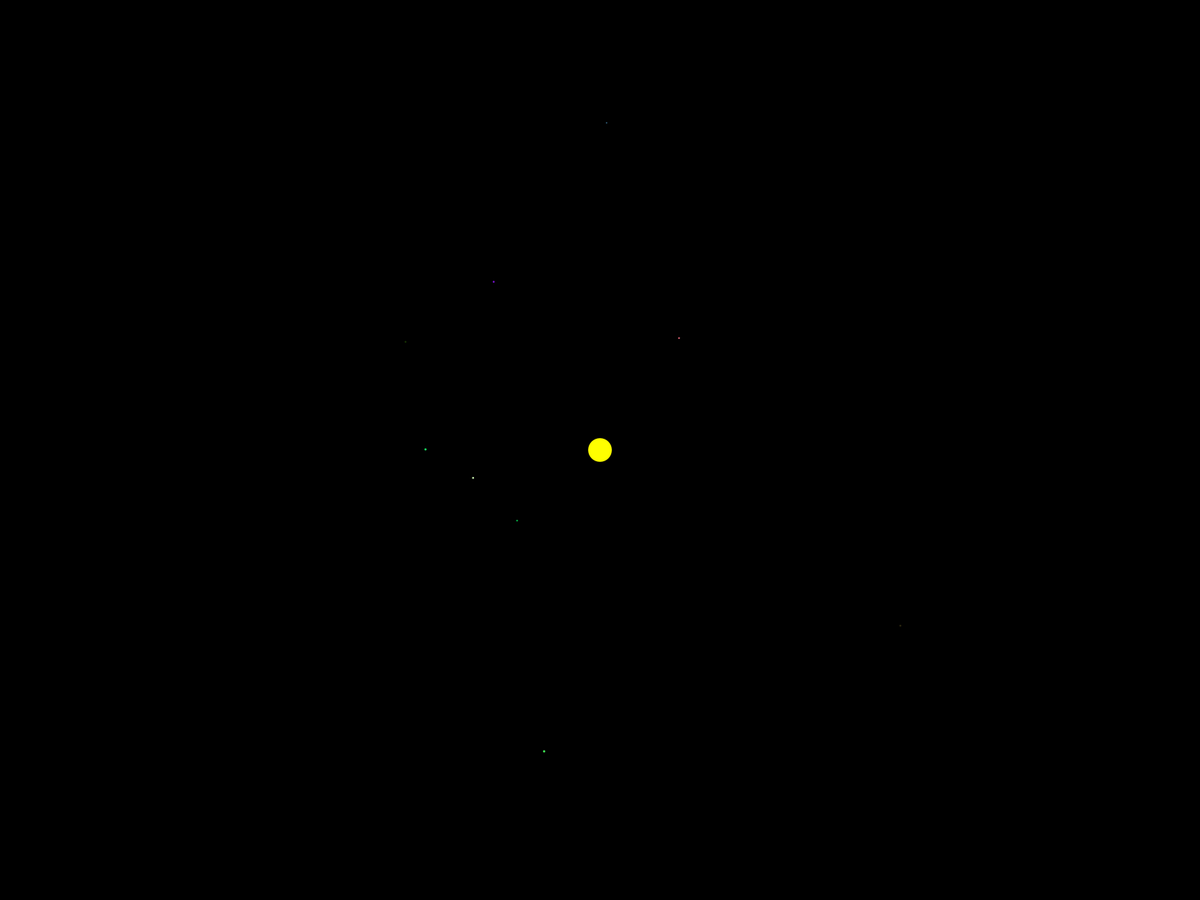
Frame 1 (no input)
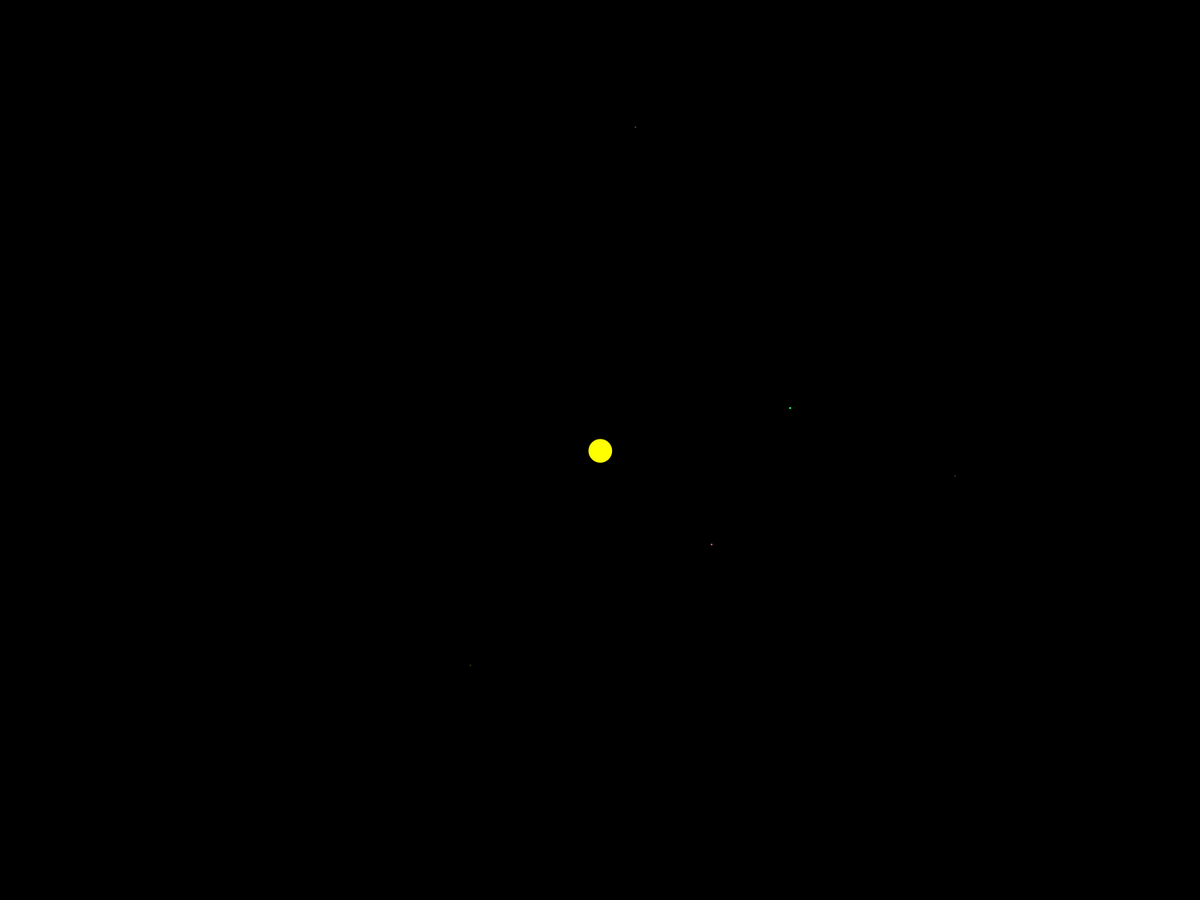
Frame 60 (the mouse pressed at the canvas centre just before this capture)
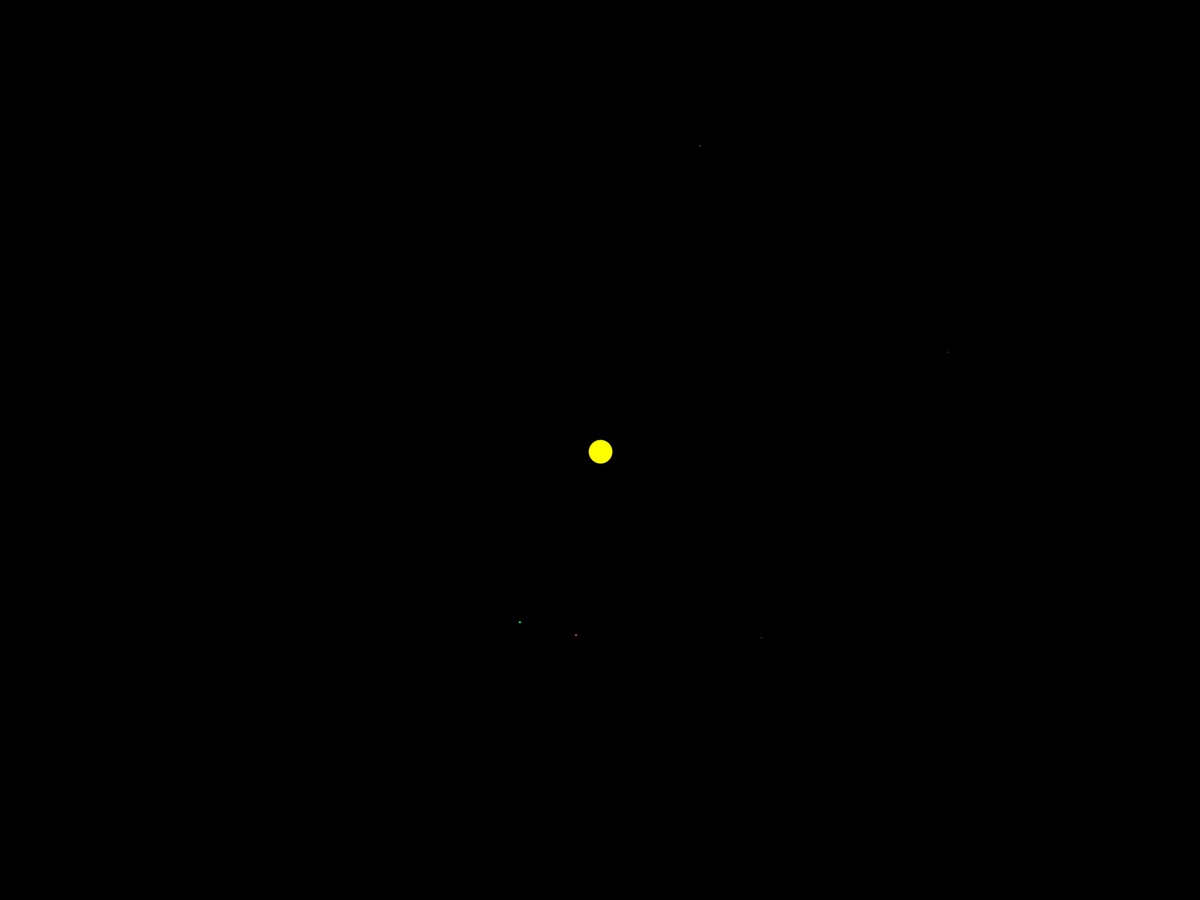
Frame 120 (the mouse held since frame 60 and released just before this capture)

The Processing sketch that drew these frames (run headless with seeded random() and noise(); from frame 60 on, the mouse is pressed at the canvas centre):

// Processing sketch: Attraction
// ── Attraction.pde
Planet[] planets;
Planet sun;

void setup(){
  fullScreen();
  
  planets = new Planet[10];
  
  //sun at middle of screen with no velocity, 1000 mass, and yellow
  sun = new Planet(width/2, height/2, 0, 0, 1000000, color(255,255,0));
  planets[0] = sun;
  
  //loop through remaining planets and give random attributes
  for (int i = 1; i < planets.length; i++){
    
    //set minimum maximum distance of planet from sun
    float d = random(50,height/2);
    float dir = random(0,TWO_PI);
    
    float x = width/2 + d * cos(dir);
    float y = height/2 + d * sin(dir);
    
    float m = random(1,100);
    
    float speed = sqrt(sun.m/d);
    color col = color(random(0,255),random(0,255),random(0,255));
    
    planets [i] = new Planet(x,y,speed,dir +PI/2, m, col);
  }
}

void draw(){
  background(0);
  //make planets attract each other
  //need double loop so that each planet can attract every other planet
  for (int i = 0; i < planets.length; i++){
    for (int j = 0; j< planets.length; j++){
      if (i==j) j++;  //a planet should not be able to attract itself
      else planets[i].attract(planets[j]);
    }
    planets[i].move();
    planets[i].show();
  }
}

// ── Planet.pde
class Planet{
  PVector pos, vel, acc;
  float m;
  color c;
  public Planet(float x, float y, float speed, float direction, float mass, color col){
    pos = new PVector(x,y);
    vel = new PVector(speed * cos(direction), speed * sin(direction));
    acc = new PVector(0,0);
    m = mass;
    c = col;
  }
  
  void show(){
    noStroke();
    fill(c); 
    float diameter = pow(m, 0.25);
    ellipse(pos.x,pos.y,diameter,diameter);
  }
  
  void move(){
    vel.add(acc);
    pos.add(vel);
    acc.set(0,0);
  }
  
  void attract(Planet o){
    //gravity equation: f = (G * m1 + m2) / r^2
    
    PVector thisPos = pos.copy();
    PVector otherPos = o.pos.copy();
    
    PVector force = thisPos.sub(otherPos);
    float distSq = force.magSq();
    
    float G = 1;
    
    float strength = G * (m *o.m)/distSq;
    
    force.setMag(strength);
    o.applyForce(force);
  }
  
  void applyForce(PVector force){
    PVector f = force.div(m);
    acc.add(f);
  }
}
